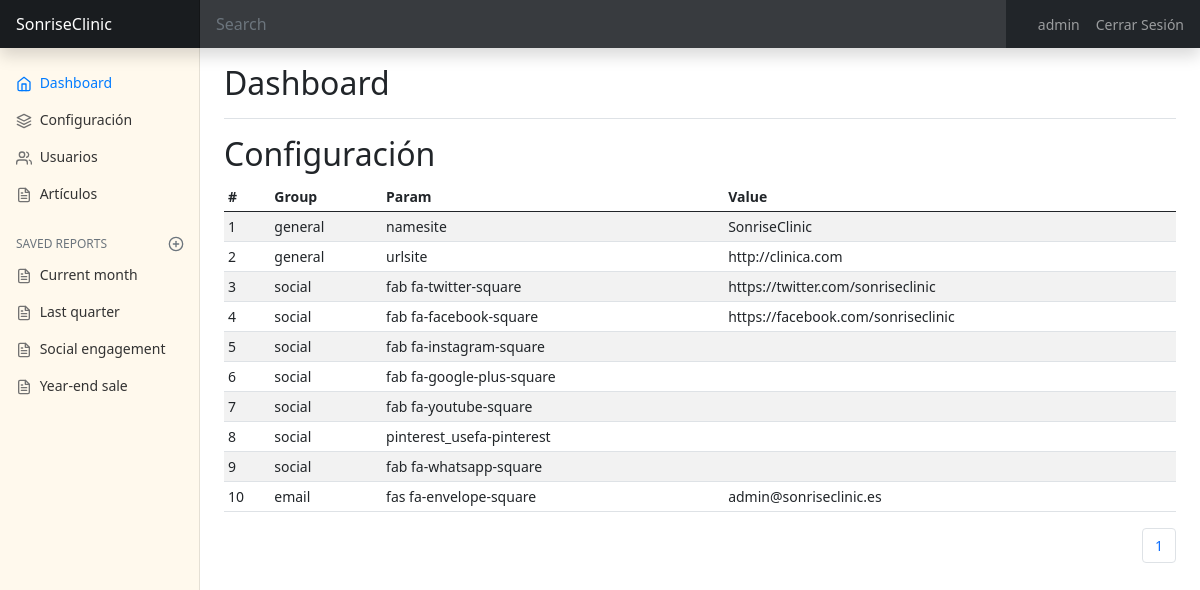
Screenshot of /admin.php?section=settings (signed in) with the database file from the repository.
### tables this page shows
CREATE TABLE `config` (
  `id` int(9) NOT NULL,
  `type` varchar(10) NOT NULL,
  `label` varchar(25) NOT NULL,
  `value` varchar(255) NOT NULL
);

### includes/sessions.php (called while the page is built, shortened)
<?php
if (isset($_SESSION['lang'])){
    $lang = $_SESSION['lang'];
}else{
    $lang = null;
}

### includes/class.data.php (called while the page is built, shortened)
<?php
class DataBase
{
    var $connection;
    public function __construct()
    {
        if (DB_PASS == NULL)
            $this->connection = mysqli_connect(DB_SERVER, DB_USER, DB_NAME);
        else
            $this->connection = mysqli_connect(DB_SERVER, DB_USER, DB_PASS, DB_NAME);
        return true;
    }
    public function send($sql, $type = 'ARRAY')
    {
        $result = mysqli_query($this->connection, $sql) or die(mysqli_error($this->connection));
        $return = array();
        if ($type == 'ARRAY')
            while (($return[] = mysqli_fetch_array($result))) {
            } else
            while (($return[] = mysqli_fetch_assoc($result))) {
            }
        if (count($return) > 1)
            unset($return[count($return) - 1]);
        else
            $return = FALSE;
        return $return;
    }
    public function select($table, $where, $type = 'ARRAY')
    {
        $sql = "SELECT * FROM " . $table . " WHERE " . $where;
        $result = mysqli_query($this->connection, $sql);
        $return = array();
        if ($type == 'ARRAY')
            while (($return[] = mysqli_fetch_array($result))) {
            } else
            while (($return[] = mysqli_fetch_assoc($result))) {
            }
        if (count($return) > 1)
            unset($return[count($return) - 1]);
        else
            $return = FALSE;
        return $return;
    }
}

### lang/es.php (called while the page is built)
<?php
$texts = array(
  'app_Title' => "SonriseClinic",
  'mn_Home' => "Inicio",
  'mn_News' => "Novedades",
  'mn_Categories' => "Categorías",
  'mn_Meeting' => "Gestión de Citas",
  'mn_Chat' => "Chat Interno",
  'mn_Speciality' => "Especialidades",
  'mn_Login' => "Iniciar Sesión",
  'mn_Logout' => "Cerrar Sesión",
  'mn_Admin' => "Panel de Control",
  'frm_Email' => "Dirección de correo electrónico",
  'frm_Pass' => "Clave",
  'frm_Send' => "Enviar",
  'frm_Remember' => "Recordar sesión",
  'frm_Name' => "Nick",
  'frm_FirstName' => "Nombre",
  'frm_LastName' => "Apellidos",
  'frm_Roles' => "Rol",
  'sect_users' => "Usuarios",
  'sect_settings' => "Configuración",
  'sect_categories' => "Categorías",
  'sect_articles' => "Artículos",
);

### includes/functions.php (called while the page is built, shortened)
<?php
function __($str, $lang = null){
  if (file_exists('lang/'.$lang.'.php')):
    if ( isset($texts[$str]) ){
      $str = $texts[$str];
    }
  endif;
  return $str;
}

### admin/settings.php (the view, shortened to what this page needs)
<?php
  $maxRow = 10;
  $row = $db->send("SELECT Count(*) as total FROM config;");
  $numResult = $row[0]['total'];
  $page = false;
  if (!$page) {
    $start = 0;
    $page = 1;
  } else {
    $start = ($page - 1) * $maxRow;
  }
  $total_pages = ceil($numResult / $maxRow);
  $params = $db->select("config", "1 = 1 ORDER BY id ASC LIMIT ".$start.", ".$maxRow);
?>
<h2><?=__('sect_settings',$lang)?></h2>
<div class="table-responsive">
  <table class="table table-striped table-sm">
    <thead>
      <tr>
        <th>#</th>
        <th>Group</th>
        <th>Param</th>
        <th>Value</th>
      </tr>
    </thead>
    <tbody>
      <?php if(!empty($params)):
          $cont = 0;
          foreach($params as $key):?>
      <tr>
        <td><?=$key["id"]?></td>
        <td><?=$key["type"]?></td>
        <td><?=$key["label"]?></td>
        <td><?=$key["value"]?></td>
      </tr>
      <?php
            $cont++;
            if($cont>=$maxRow) break;
          endforeach;
        endif;?>
    </tbody>
  </table>
</div>
<nav aria-label="Page navigation example">
  <ul class="pagination justify-content-end">
    <?php if ($total_pages >= 1) {
        if ($page != 1) {?>
    <?php }
        for ($i=1;$i<=$total_pages;$i++) {
            if ($page == $i) {?>
    <li class="page-item"><a class="page-link" href="#"><?=$i?></a></li>
    <?php } else { ?>
    <li class="page-item"><a class="page-link" href="admin.php?section=settings&page=<?=$i?>"><?=$i?></a></li>
    <?php }
        }
        if ($page != $total_pages) { ?>
    <?php }
    }?>
  </ul>
</nav>

### admin.php (shortened to what this page needs)
<?php
include ("includes/functions.php");
include ("includes/sessions.php");
if(isset($_GET["section"])):
  $adm_pag = $_GET["section"];
else:
  $adm_pag = "dashboard";
endif;
$db = new DataBase(DB_SERVER, DB_USER, DB_PASS, DB_NAME, 1);
$param = $db->send("SELECT * FROM config;");
?>
<!DOCTYPE html>
<html lang="<?=$lang?>">
<?php require "admin/head.php";?>
<body>
  <header class="navbar navbar-dark sticky-top bg-dark flex-md-nowrap p-0 shadow">
    <a class="navbar-brand col-md-3 col-lg-2 me-0 px-3" href="index.php"><?=$param[0]["value"]?></a>
    <input class="form-control form-control-dark w-100" type="text" placeholder="Search" aria-label="Search">
    <ul class="navbar-nav px-3" style="flex-direction: row;">
      <li class="nav-item text-nowrap">
        <a class="nav-link mx-3" href="#"><?=$_SESSION['name']?></a>
      </li>
      <li class="nav-item text-nowrap">
        <a class="nav-link" href="logout.php"><?=__('mn_Logout', $lang)?></a>
      </li>
    </ul>
  </header>
  <div class="container-fluid">
    <div class="row">
      <nav id="sidebarMenu" class="col-md-3 col-lg-2 d-md-block bg-light sidebar collapse">
        <div class="position-sticky pt-3">
          <ul class="nav flex-column">
            <li class="nav-item">
              <a class="nav-link active" aria-current="page" href="admin.php">
                <span data-feather="home"></span>
                Dashboard
              </a>
            </li>
            <li class="nav-item">
              <a class="nav-link" href="admin.php?section=settings">
                <span data-feather="layers"></span>
                <?=__('sect_settings',$lang)?>
              </a>
            </li>
            <li class="nav-item">
              <a class="nav-link" href="admin.php?section=users">
                <span data-feather="users"></span>
                <?=__('sect_users',$lang)?>
              </a>
            </li>
            <li class="nav-item">
              <a class="nav-link" href="admin.php?section=articles">
                <span data-feather="file-text"></span>
                <?=__('sect_articles',$lang)?>
              </a>
            </li>
          </ul>
          <h6 class="sidebar-heading d-flex justify-content-between align-items-center px-3 mt-4 mb-1 text-muted">
            <span>Saved reports</span>
            <a class="link-secondary" href="#" aria-label="Add a new report">
              <span data-feather="plus-circle"></span>
            </a>
          </h6>
          <ul class="nav flex-column mb-2">
            <li class="nav-item">
              <a class="nav-link" href="#">
                <span data-feather="file-text"></span>
                Current month
              </a>
            </li>
            <li class="nav-item">
              <a class="nav-link" href="#">
                <span data-feather="file-text"></span>
                Last quarter
              </a>
            </li>
            <li class="nav-item">
              <a class="nav-link" href="#">
                <span data-feather="file-text"></span>
                Social engagement
              </a>
            </li>
            <li class="nav-item">
              <a class="nav-link" href="#">
                <span data-feather="file-text"></span>
                Year-end sale
              </a>
            </li>
          </ul>
        </div>
      </nav>
      <main class="col-md-9 ms-sm-auto col-lg-10 px-md-4" style="margin-left:219px">
        <div
          class="d-flex justify-content-between flex-wrap flex-md-nowrap align-items-center pt-3 pb-2 mb-3 border-bottom">
          <h1 class="h2">Dashboard</h1>
        </div>
        <?php
                    switch($adm_pag):
                      case ("settings"):
                        include "admin/settings.php";
                        break;
                    endswitch;
                    ?>
      </main>
    </div>
  </div>
</body>
</html>

### admin/head.php (shortened to what this page needs)
<head>
  <link rel="stylesheet" href="css/bootstrap.min.css">
  <link rel="stylesheet" href="css/styles.css">
  <link rel="stylesheet" href="css/dashboard.css">
</head>

### css/styles.css (style rules this page uses)
.bg-light { background-color: #FFF9ED !important; }

### css/dashboard.css (style rules this page uses)
body { font-size: .875rem; }
.feather { width: 16px; height: 16px; vertical-align: text-bottom; }
.sidebar { position: fixed; top: 0; bottom: 0; left: 0; z-index: 100; padding: 48px 0 0; box-shadow: inset -1px 0 0 rgba(0, 0, 0, .1); }
.sidebar .nav-link { font-weight: 500; color: #333; }
.sidebar .nav-link .feather { margin-right: 4px; color: #727272; }
.sidebar .nav-link.active { color: #007bff; }
.sidebar .nav-link:hover .feather, .sidebar .nav-link.active .feather { color: inherit; }
.sidebar-heading { font-size: .75rem; text-transform: uppercase; }
.navbar-brand { padding-top: .75rem; padding-bottom: .75rem; font-size: 1rem; background-color: rgba(0, 0, 0, .25); box-shadow: inset -1px 0 0 rgba(0, 0, 0, .25); }
.navbar .form-control { padding: .75rem 1rem; border-width: 0; border-radius: 0; }
.form-control-dark { color: #fff; background-color: rgba(255, 255, 255, .1); border-color: rgba(255, 255, 255, .1); }

### rows the page displays
config: value "SonriseClinic", id "1", type "general", label "namesite"
config: id "2", type "general", label "urlsite", value "http://clinica.com"
config: id "3", type "social", label "fab fa-twitter-square", value "https://twitter.com/sonriseclinic"
config: id "4", type "social", label "fab fa-facebook-square", value "https://facebook.com/sonriseclinic"
config: id "5", type "social", label "fab fa-instagram-square"
config: id "6", type "social", label "fab fa-google-plus-square"
config: id "7", type "social", label "fab fa-youtube-square"
config: id "8", type "social", label "pinterest_usefa-pinterest"
config: id "9", type "social", label "fab fa-whatsapp-square"
config: id "10", type "email", label "fas fa-envelope-square", value "admin@sonriseclinic.es"

### other values shown
$_SESSION['name'] "admin"
__('mn_Logout', $lang) "Cerrar Sesión"
__('sect_settings',$lang) "Configuración"
__('sect_users',$lang) "Usuarios"
__('sect_articles',$lang) "Artículos"
